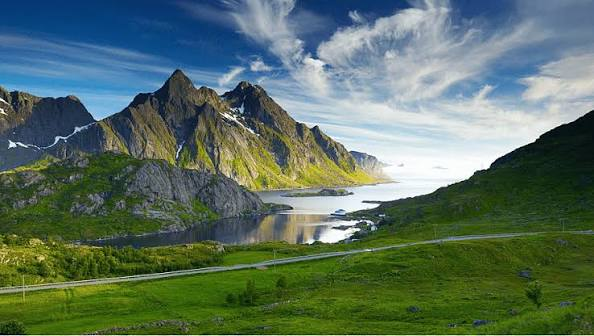
#> input picture OpenCV/Phase 4/nature.png, 594 x 336 px
$ jupyter execute 'Image Filtering & Blurring.ipynb'
#> lines starting #> are read from the running program, lines starting #| are printed output that depends on the picture
[cell 1]
import cv2
import numpy as np

[cell 2]
image = cv2.imread('nature.png')
#> image is the input picture: shape (336, 594, 3); mean B, G, R 96.4, 112.1, 89.9

[cell 3]
# Gaussian Blue
blur = cv2.GaussianBlur(image , (5,5) , 0)
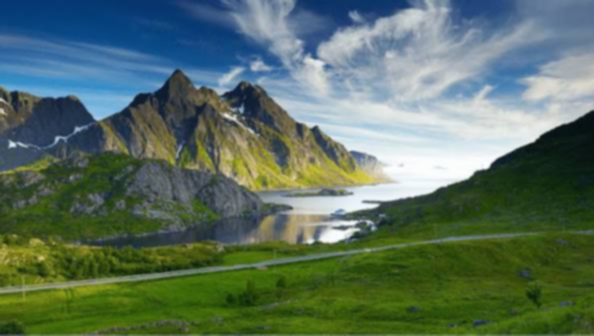
#> blur: shape (336, 594, 3); mean B, G, R 96.2, 111.9, 89.8
cv2.imshow("Guassian Blur",blur)
cv2.waitKey(0)
cv2.destroyAllWindows()

[cell 4]
# Median Blur
median = cv2.medianBlur(
    image,
    5
)

cv2.imshow("Median Blur", median)

cv2.waitKey(0)
cv2.destroyAllWindows()

[cell 5]
kernel = np.array([
    [0,-1,0],
    [-1,5,-1],
    [0,-1,0]
])

sharp = cv2.filter2D(
    image,
    -1,
    kernel
)
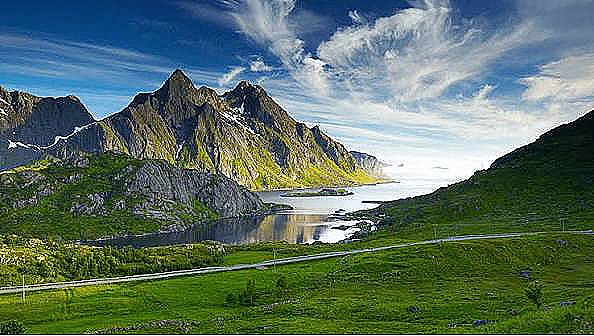
#> sharp: shape (336, 594, 3); mean B, G, R 99.2, 112.5, 91

cv2.imshow("Sharpen", sharp)

cv2.waitKey(0)
cv2.destroyAllWindows()
